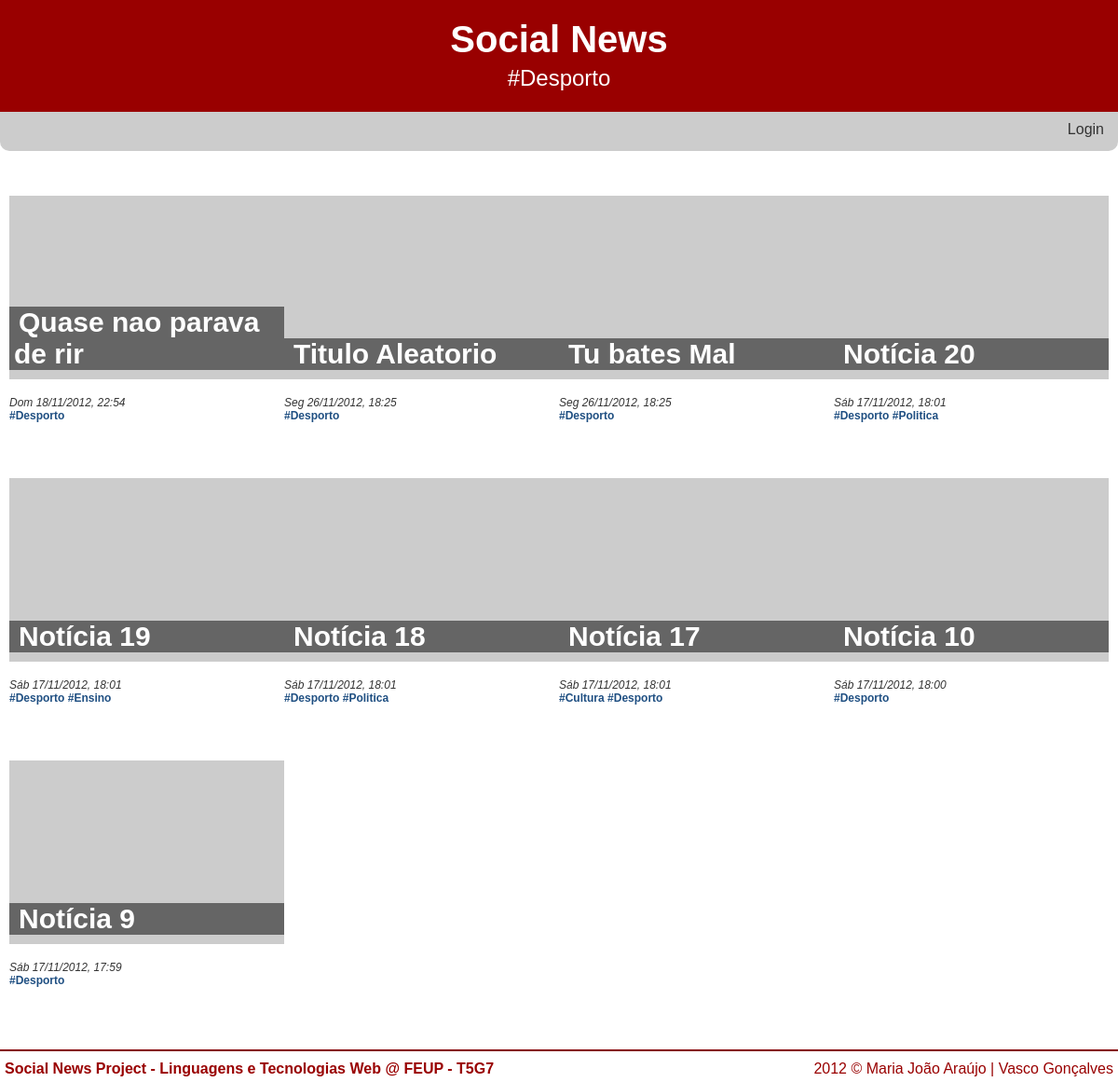
The app's page /?tag=Desporto with its own data.
### tables this page shows
CREATE TABLE 'NEWS' (id integer primary key autoincrement, title text,'date' INTEGER, text text, posted_by text, 'url' TEXT, 'imported_by' TEXT);

### db/news_query.php (called while the page is built, shortened)
<?php
	require_once 'db/db.php';
	if(isset($id) && !empty($id))
	{
		$stmt = $db->prepare('SELECT id, title, date, text, posted_by, imported_by, url, tagname FROM news LEFT JOIN tag ON news.id=tag.news_id where id=:id');
		$stmt->bindparam(':id', $id);
	}
	elseif(isset($tag) && !empty($tag))
	{
		$stmt = $db->prepare('SELECT id, title, date, posted_by, imported_by, tagname FROM news LEFT JOIN tag ON news.id=tag.news_id where news.id in (select news_id from tag where tagname=:tag) ORDER BY id DESC');
		$stmt->bindparam(':tag', $tag);
	}
	elseif(isset($fav) && !empty($fav))
	{
		$stmt = $db->prepare('SELECT id, title, date, posted_by, imported_by, tagname FROM news LEFT JOIN tag ON news.id=tag.news_id LEFT JOIN favorite ON news.id=favorite.news_id where favorite.user_id = :user_id ORDER BY id DESC');
		$stmt->bindparam(':user_id', $_SESSION['user_id']);
	}
	else
	{
		$stmt = $db->prepare('SELECT id, title, date, posted_by, imported_by, tagname FROM news LEFT JOIN tag ON news.id=tag.news_id where news.id in (select id from news order by id desc limit 12 offset :offset) ORDER BY id DESC');
		$stmt->bindparam(':offset', $offset);
	}
	if(!$stmt->execute())
	{
		$error=$db->errorInfo();
		echo "Erro: " . $error[2];
	}
	else
		$news = $stmt->fetchAll();
?>

### common/functions.php (the view, shortened to what this page needs)
<?php
	function loggedIn() {
		return isset($_SESSION['username']);
	}
	function displayDate($date)
	{
		switch(date('N',$date))
		{
			case 1:
				$dayofweek = 'Seg';
				break;
			case 6:
				$dayofweek = 'Sáb';
				break;
			case 7:
				$dayofweek = 'Dom';
				break;
		}
        return $dayofweek." ".date('d/m/Y, H:i', $date);
	}
	function showAllNews($news)
	{
		foreach($news as $i=>$row) {
			if($row['id']==$news[$i-1]['id'])
				echo " <a href=\"./?tag=".$row['tagname']."\">#".$row['tagname']."</a>";
			else
			{
				$title = (strlen($row['title']) > 30) ? substr($row['title'],0,27).'...' : $row['title'];
				  echo "<div class=\"noticia_index\">
				  <h3><a href=\"./?id=".$row['id']."\">".stripslashes($title)."</a></h3>
				  <a href=\"./?id=".$row['id']."\"><img src=\"http://lorempixel.com/300/200/?dummy=".rand()."\" alt=\"300x200\"></a>
				  <div class=\"newsdetails\">
					<br />";
				echo displayDate($row['date']);
				if($row['tagname']!="")
				  echo "</div><div class=\"newstags\"><a href=\"./?tag=".stripslashes($row['tagname'])."\">#".stripslashes($row['tagname'])."</a>";
			}
			if($row['id']!=$news[$i+1]['id']) {
				echo   "</div>";
				echo "</div>";
			}
		}
	}
	function showHeader($subtitle)
	{
		echo "<div id=\"cabecalho\">";
		echo "<a href=\"./\"><h1>Social News</h1></a>";
		if(!empty($subtitle))
			echo "<h2>".$subtitle."</h2>";
		echo "</div>";
	}
	function showFooter()
	{
		echo "<div id=\"rodape\">
				<p>Social News Project - Linguagens e Tecnologias Web @ FEUP - T5G7</p>
				<div class=copyright>2012 © Maria João Araújo | Vasco Gonçalves</div>
			</div>";
	}
	function showLoginMenu()
	{
		echo "<ul class=\"login\">";
		if(loggedIn())
			echo "<li id=username userid=".$_SESSION['user_id'].">Bem-vindo <a href=ver_perfil_utilizador.php?id=".$_SESSION['user_id'].">".$_SESSION['username']."</a></li><li><a href=\"logout.php\">Logout</a></li>";
		else
			echo "<li><a href=\"login.php\">Login</a></li>";
		echo "</ul>";
	}
?>

### common/style.css (style rules this page uses)
html { overflow-y: scroll; }
body { font-family: Century Gothic, sans-serif; margin: 0px auto; padding: 0; color: #333333; border-color: #3b8eb5; background-color: white; min-width: 1200px; }
div#cabecalho { text-align:center; padding: 15px 0px; background-color: #990000; color: white; width: 100%; height: 90px; }
div#cabecalho h1 { margin-top: 5px; margin-bottom: 5px; font-size: 40px; }
div#cabecalho h2 { margin: 0; color: white; font-weight: normal; }
div#cabecalho a { color: white; text-decoration: none; }
div#menu ul { padding-left: 0; margin: 0; display: inline; }
div#menu li { display: inline; border-right: solid; border-width: 2px; border-color: white; padding: 0px 5px; }
div#menu li:last-child { border-right: none; }
div#menu ul.login { float: right; }
a { color: #333333; text-decoration:none; }
div#conteudo h3 { margin: 0; margin-bottom: 10px; font-size: 30px; }
div.noticia_index { position: relative; margin-top: 13px; display: inline-table; width: 25%; height: 290px; background-color: white; }
div.noticia_index img { width: 100%; }
div.noticia_index>h3 { display: inline-block; position: absolute; width: 285px; left: 0; bottom: 93px; padding: 0 5px; word-wrap: break-word; background-color: rgba(0, 0, 0, 0.5); }
div.noticia_index>h3>a { color: white; margin-left: 5px; }
div.newsdetails { clear: both; font-size: 12px; font-style: italic; }
div.newstags { font-size: 12px; font-weight: bold; color: #1F4F82; }
div.newstags a { color: #1F4F82; }
div.noticia_index>div.newstags { white-space: nowrap; text-overflow: ellipsis; overflow: hidden; width: 285px; }
div#rodape { margin: 0 auto; padding: 5px 0; background-color: white; color: #990000; width: 1200px; clear: both; border-top: 2px solid #860004; }
div#rodape p { float:left; margin: 5px; font-weight: bold; }
div#rodape div.copyright { float: right; margin: 5px; }

### records on screen
news: title "Quase nao parava de rir", date "Dom 18/11/2012, 22:54", tagname "Desporto"
news: title "Titulo Aleatorio", date "Seg 26/11/2012, 18:25", tagname "Desporto"
news: title "Tu bates Mal", date "Seg 26/11/2012, 18:25", tagname "Desporto"
news: title "Notícia 20", date "Sáb 17/11/2012, 18:01", tagname "Desporto", tagname "Politica"
news: title "Notícia 19", date "Sáb 17/11/2012, 18:01", tagname "Desporto", tagname "Ensino"
news: title "Notícia 18", date "Sáb 17/11/2012, 18:01", tagname "Desporto", tagname "Politica"
news: title "Notícia 17", date "Sáb 17/11/2012, 18:01", tagname "Cultura", tagname "Desporto"
news: title "Notícia 10", date "Sáb 17/11/2012, 18:00", tagname "Desporto"
news: title "Notícia 9", date "Sáb 17/11/2012, 17:59", tagname "Desporto"

### other values on screen
$subtitle "#Desporto"
